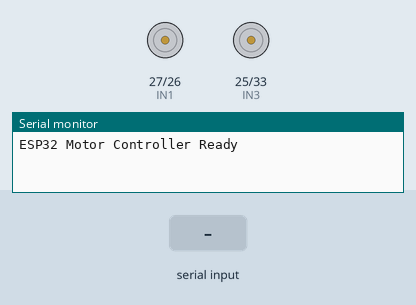
Recording of a sketch running on a simulated ESP32. Parts: motor-driver pin pairs drawn as motors (green arrow = first pin HIGH = forward, orange = second pin HIGH = backward, longer = more drive, scaled by the enable pin), the last lines printed to the serial monitor. The test bench sets the inputs (shaded band).

Above: at 1.2 s.
1.3 s: "90,45\n" received over Serial
At 2.5 s:
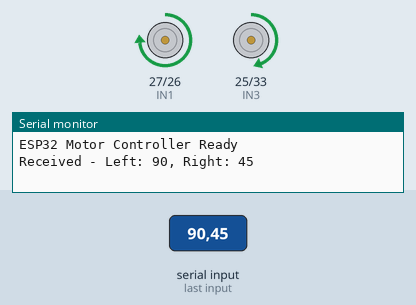
2.8 s: "30,150\n" received over Serial
At 3.7 s:
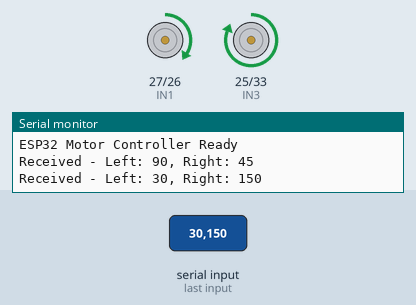
4.3 s: "1,90\n" received over Serial
At 4.8 s:
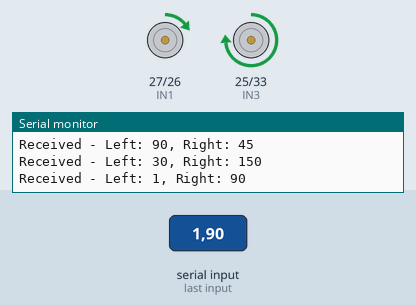
Timing chart, 0 to 7.3 s (numbered marks = the images above; inputs shaded):
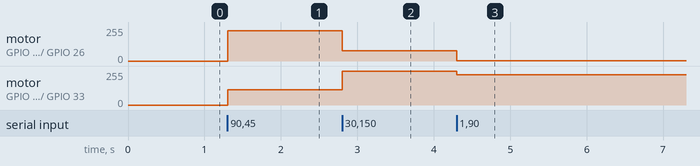

Measured:
- after the input at 1.3 s, motor on GPIO 27 (IN1) / GPIO 26 (IN2): stopped → forward 228/255 at once; motor on GPIO 25 (IN3) / GPIO 33 (IN4): stopped → forward 114/255 at once
- after the input at 2.8 s, motor on GPIO 27 (IN1) / GPIO 26 (IN2): forward 228/255 → forward 76/255 at once; motor on GPIO 25 (IN3) / GPIO 33 (IN4): forward 114/255 → forward 255/255 at once
- after the input at 4.3 s, motor on GPIO 27 (IN1) / GPIO 26 (IN2): forward 76/255 → forward 2/255 at once; motor on GPIO 25 (IN3) / GPIO 33 (IN4): forward 255/255 → forward 228/255 at once

The sketch:

esp_nababan.ino
```cpp
#include <Arduino.h>

// Pin Motor sesuai konfigurasi Anda pada driver L298N
#define ENA 14    // PWM Motor Kiri (Enable A)
#define IN1 27    // Motor Kiri Input 1
#define IN2 26    // Motor Kiri Input 2
#define IN3 25    // Motor Kanan Input 1
#define IN4 33    // Motor Kanan Input 2
#define ENB 32    // PWM Motor Kanan (Enable B)

// Variabel untuk parsing serial
String inputString = "";
bool stringComplete = false;

void setup() {
  // Inisialisasi Serial untuk komunikasi dengan Raspberry Pi dan debug
  Serial.begin(115200);
  inputString.reserve(50); // Alokasi memori untuk string input serial

  // Setup pin motor sebagai OUTPUT
  pinMode(ENA, OUTPUT);
  pinMode(IN1, OUTPUT);
  pinMode(IN2, OUTPUT);
  pinMode(IN3, OUTPUT);
  pinMode(IN4, OUTPUT);
  pinMode(ENB, OUTPUT);

  // Setup PWM Channels untuk ESP32 (LEDC)
  // ledcSetup(channel, freq, resolution_bits)
  ledcSetup(0, 5000, 8);  // Channel 0, Frekuensi 5 KHz, Resolusi 8 bit (0-255) untuk ENA (Motor Kiri)
  ledcSetup(1, 5000, 8);  // Channel 1, Frekuensi 5 KHz, Resolusi 8 bit (0-255) untuk ENB (Motor Kanan)

  // Kaitkan pin PWM ke channel yang sudah disetup
  ledcAttachPin(ENA, 0);
  ledcAttachPin(ENB, 1);

  // Pastikan motor berhenti saat startup
  stopMotors();

  Serial.println("ESP32 Motor Controller Ready");
}

void loop() {
  // Periksa apakah string serial sudah lengkap (diakhiri '\n')
  if (stringComplete) {
    // Cari koma untuk memisahkan nilai PWM kiri dan kanan
    int commaIndex = inputString.indexOf(',');
    if (commaIndex > 0) {
      // Ekstrak dan konversi nilai PWM ke integer
      int pwmLeft = inputString.substring(0, commaIndex).toInt();
      int pwmRight = inputString.substring(commaIndex + 1).toInt();

      // Kontrol motor berdasarkan nilai PWM yang diterima
      setMotors(pwmLeft, pwmRight);

      // Debug output ke Serial Monitor ESP32 (bisa juga dilihat dari Raspberry Pi jika terhubung)
      Serial.print("Received - Left: ");
      Serial.print(pwmLeft);
      Serial.print(", Right: ");
      Serial.println(pwmRight);
    } else {
        Serial.println("Invalid serial format received.");
    }

    // Reset string dan flag untuk menerima perintah berikutnya
    inputString = "";
    stringComplete = false;
  }
}

// Fungsi untuk menggerakkan motor
// Menerima nilai PWM -100 hingga 100 dari Raspberry Pi
void setMotors(int pwmLeft, int pwmRight) {
  // --- Motor Kiri ---
  if (pwmLeft > 0) {
    // Maju
    digitalWrite(IN1, HIGH);
    digitalWrite(IN2, LOW);
    // Map PWM dari 0-100 ke 0-255 untuk ledcWrite
    ledcWrite(0, map(pwmLeft, 0, 100, 0, 255));
  } else if (pwmLeft < 0) {
    // Mundur
    digitalWrite(IN1, LOW);
    digitalWrite(IN2, HIGH);
    // Gunakan nilai absolut PWM untuk kecepatan, map dari 0-100 ke 0-255
    ledcWrite(0, map(abs(pwmLeft), 0, 100, 0, 255));
  } else {
    // Berhenti
    digitalWrite(IN1, LOW);
    digitalWrite(IN2, LOW);
    ledcWrite(0, 0);
  }

  // --- Motor Kanan ---
  if (pwmRight > 0) {
    // Maju
    digitalWrite(IN3, HIGH);
    digitalWrite(IN4, LOW);
    ledcWrite(1, map(pwmRight, 0, 100, 0, 255));
  } else if (pwmRight < 0) {
    // Mundur
    digitalWrite(IN3, LOW);
    digitalWrite(IN4, HIGH);
    ledcWrite(1, map(abs(pwmRight), 0, 100, 0, 255));
  } else {
    // Berhenti
    digitalWrite(IN3, LOW);
    digitalWrite(IN4, LOW);
    ledcWrite(1, 0);
  }
}

// Fungsi untuk menghentikan semua motor
void stopMotors() {
  digitalWrite(IN1, LOW);
  digitalWrite(IN2, LOW);
  digitalWrite(IN3, LOW);
  digitalWrite(IN4, LOW);
  ledcWrite(0, 0); // Matikan PWM channel 0
  ledcWrite(1, 0); // Matikan PWM channel 1
}

// Fungsi untuk menangani data serial yang masuk
// Ini adalah fungsi callback yang dipanggil otomatis saat ada data serial tersedia
void serialEvent() {
  while (Serial.available()) {
    char inChar = (char)Serial.read();
    inputString += inChar;

    // Jika karakter yang diterima adalah newline, berarti string sudah lengkap
    if (inChar == '\n') {
      stringComplete = true;
    }
  }
}
```
